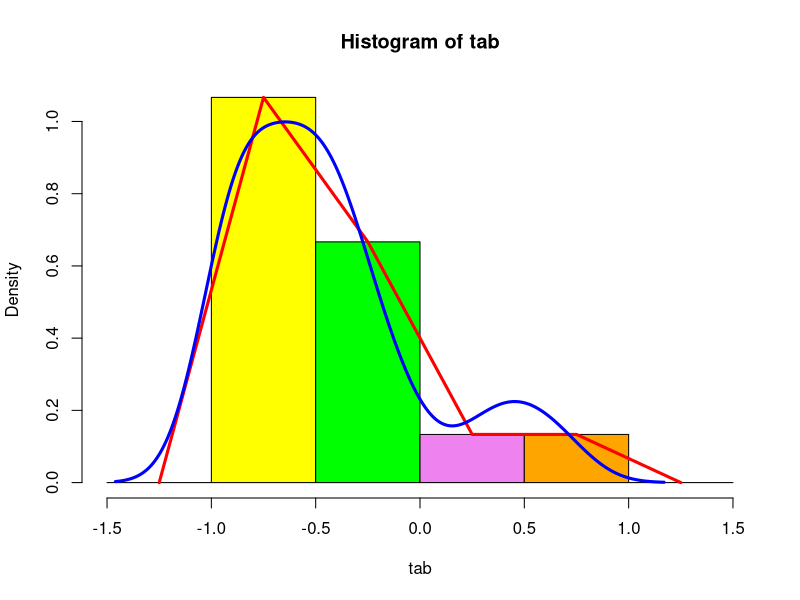
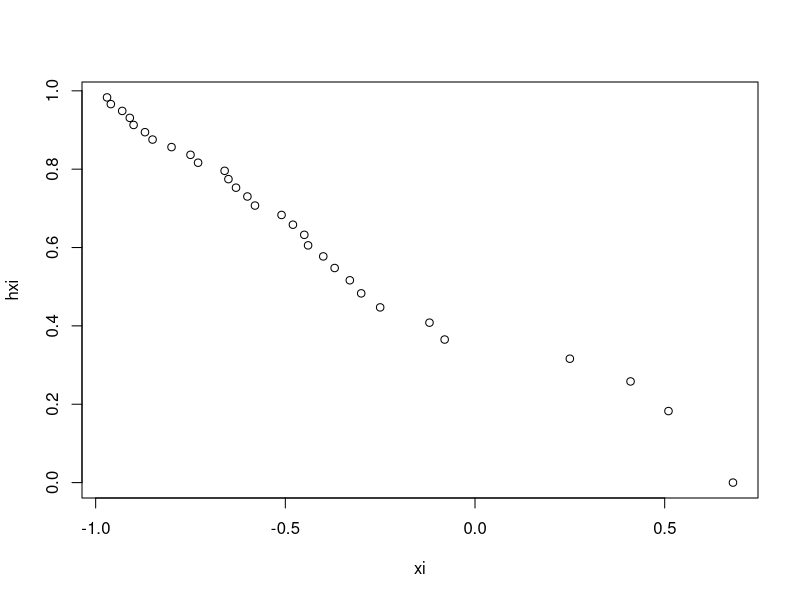
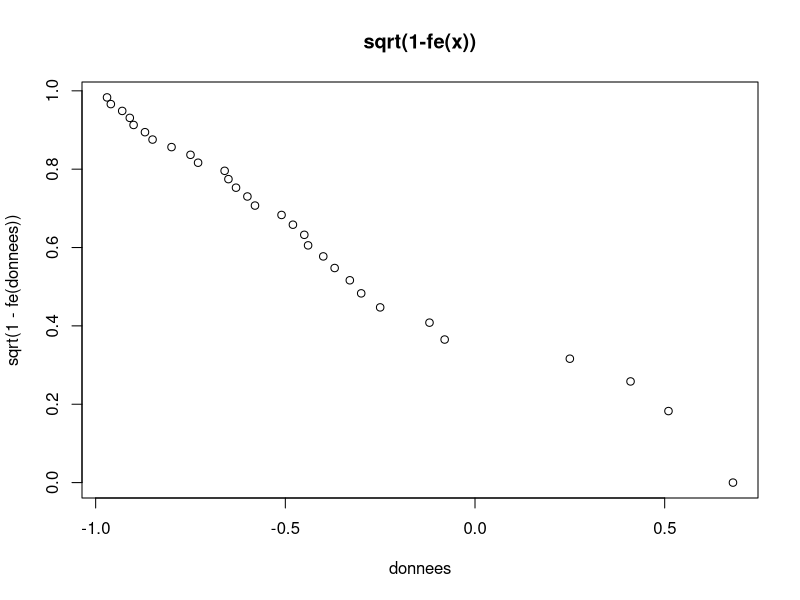
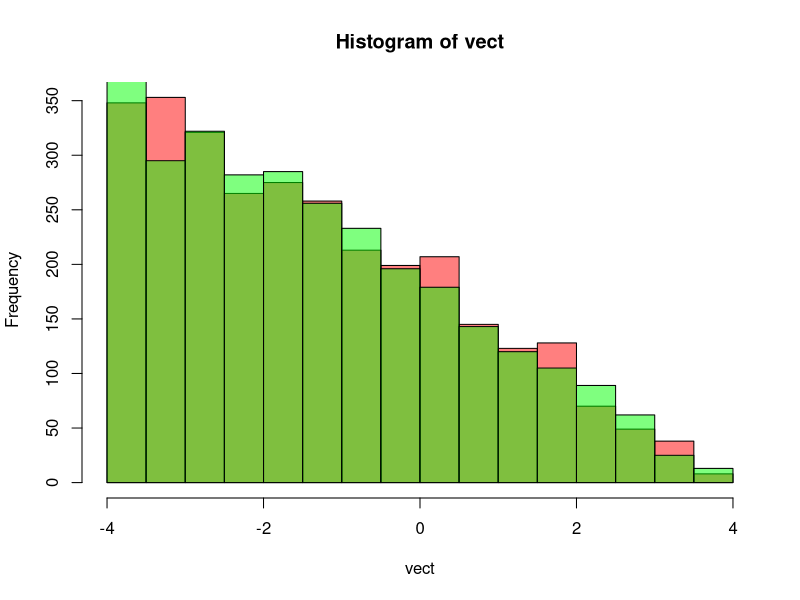

Write the R code that produced these figures, in order.
## ---- chunk 1
knitr::opts_chunk$set(echo = TRUE)
## ---- chunk 2
donnees <- c(-0.97,-0.96,-0.93,-0.91,-0.90,-0.87,-0.85,-0.80,-0.75,-0.73,-0.66,-0.65,-0.63,-0.60,-0.58,-0.51,-0.48,-0.45,-0.44,-0.40,-0.37,-0.33,-0.3,-0.25,-0.12,-0.08,0.25,0.41,0.51,0.68)
## ---- chunk 3
histogrammeClasse <-function(tab) {
  # Soit c le tableau que l'on veut plot.
  
  k = 0 # Nombre de classes
  a0 = 0 # Borne min
  ak = 0 # Borne max
  h = 0 # Hauteur du rectangle
  
  # Calcul du nombre de classes
  if (length(tab) <= 22) {
    k = 5 
  }else{
    k = 1 + round(log2(length(tab)))
  }
  
  # Choix des bornes
  # Premier et dernier élément du table
  preElem = tab[1]
  derElem = tail(tab,n=1)
  
  # Premiere borne et dernière borne. 0 et 260 dans notre cas (ampoule)
  a0 = preElem - 0.025*(derElem - preElem)
  ak = derElem + 0.025*(derElem - preElem)
  
  # Calcul de la largeur 
  h = (ak - a0)/k
  
  br <- seq(-1.5,1.5,0.5)
  # On plot
  colors = c("red", "yellow", "green", "violet", "orange", "blue", "pink", "cyan")
  hist = hist(tab, prob=T, col=colors,breaks=br,xlim=c(-1.5,1.5))
  lines(hist$mids, hist$density, lwd=3, col="Red")
  lines(density(tab), lwd=3, col="Blue")
}

## ---- chunk 4

limAbs <- 1
limOrd <- 0.009
histogrammeClasse(donnees)
## ---- chunk 5
graphProba <- function(xi,hxi,limy)
{
  plot(xi,hxi)
}

# x représente le tableau non trié avec les observations sur les ampoules
# log(1 - seq(1:9)/10) est la transformation de la fonction de répartition de la loi exponentielle
# sort(x) [1:9] est le tableau x trié en ne gardant que les 9 premiers éléments
lastElem <- length(donnees)
blElem <- length(donnees)-1
#limy<-c(-2.5,0.1)
myxi <- sort(donnees)[1:lastElem]
myhxi <- (sqrt(1-(seq(1:lastElem)/lastElem)))

graphProba(myxi,myhxi)
## ---- chunk 6
# ecdf : fonction de répartition dans laquelle on met les données
fe <- ecdf(donnees)
plot(donnees, sqrt(1-fe(donnees)), main="sqrt(1-fe(x))")
## ---- chunk 7

# Simulation 1 : avec la loi triangle T
simTriangle <- function (t) {
  # On utilise T pour simuler la loi triangle
  return(t-((2*t)*sqrt(1-runif(1))))
}

# Simulation 2 : avec l'inversion de la fdr de X sur U
Fx <- function(x) {
  # Fonction de répartition
  return(1-(((tt-x)^2)/(4*tt^2)))
}

inverse = function (f, lower = -100, upper = 100) {
  # F-1(U) suit la loi de X
  function (y) uniroot((function (x) f(x) - y), lower = lower, upper = upper)[1]
}
main2 <- function() {
  tt <<- 4
  simTriInv <- inverse(Fx, -tt, tt)
  n=3000
  vect=numeric(n)
  for(i in 1:n) {
    # On simule la loi triangle on prenant l'inverse de la fonction de répartition de T et en l'appliquant sur U, une loi uniforme
    vect[i] <- unlist(simTriInv(runif(1))[1], use.names=FALSE)
  }
  
  hist(vect, col=rgb(1,0,0,0.5))
  
  vect=numeric(n)
  for(i in 1:n) {
    vect[i] = simTriangle(4)
  }
  # En utilisant la variable T 
  hist(vect, col=rgb(0,1,0,0.5), add=T)
}
main2()
## ---- chunk 8
simTriN <- function(n, t) {
  vect=numeric(n)
  for(i in 1:n) {
    vect[i] = simTriangle(t)
  }
  return(vect)
}

main3 <- function(nIt) {
  # On prend nIt fois des samples de 30 
  # On prend -3 fois la moyenne de ce sample et on l'ajoute à tSim
  # On fait tSim/nIt pour obtenir la moyenne. On fait : abs(tSim-t) pour savoir notre biais empirique 
  tSim <- 0
  tSim2 <- 0
  tSim3 <- 0 
  tSim4 <- 0 
  t <- 4
  scoreDispersion <- 0
  scoreDispersion2 <- 0
  scoreDispersion3 <- 0 
  scoreDispersion4 <- 0
  for(i in 1:nIt){
    if(nIt == 1)
    {
      vect <- simTriN(3000, t)
    }else{
      vect <- simTriN(30, t)
    }
    
    tSim <- -3*mean(vect) + tSim
    tSim2 <- max(vect) + tSim2
    tSim3 <- -1*min(vect) + tSim3
    tSim4 <- (max(vect)-min(vect))/2  +tSim4
    scoreDispersion <- scoreDispersion + abs(tSim-t)
    scoreDispersion2 <- scoreDispersion2 + abs(tSim2-t)
    scoreDispersion3 <- scoreDispersion3 + abs(tSim3-t)
    scoreDispersion4 <- scoreDispersion4 + abs(tSim4-t)
  }
  tSim <- tSim/nIt
  cat(tSim)
  cat("\nbiais = ", ((tSim/t)*100)-100, "%")
  cat("\nScore dispersion = ", scoreDispersion)
  cat("\n")
  tSim2 <- tSim2/nIt
  cat(tSim)
  cat("\nbiais methode 2 = ", ((tSim2/t)*100)-100, "%")
  cat("\nScore dispersion = ", scoreDispersion2)
  cat("\n")
  tSim3 <- tSim3/nIt
  cat(tSim)
  cat("\nbiais methode 3 = ", ((tSim3/t)*100)-100, "%")
  cat("\nScore dispersion = ", scoreDispersion3)
  
  
  cat("\n")
  tSim4 <- tSim4/nIt
  cat(tSim)
  cat("\nbiais methode 4 = ", ((tSim4/t)*100)-100, "%")
  cat("\nScore dispersion = ", scoreDispersion4)
}

main3(1000)

main3(1)
main3(2)
## ---- chunk 9
print(Fx(0))
